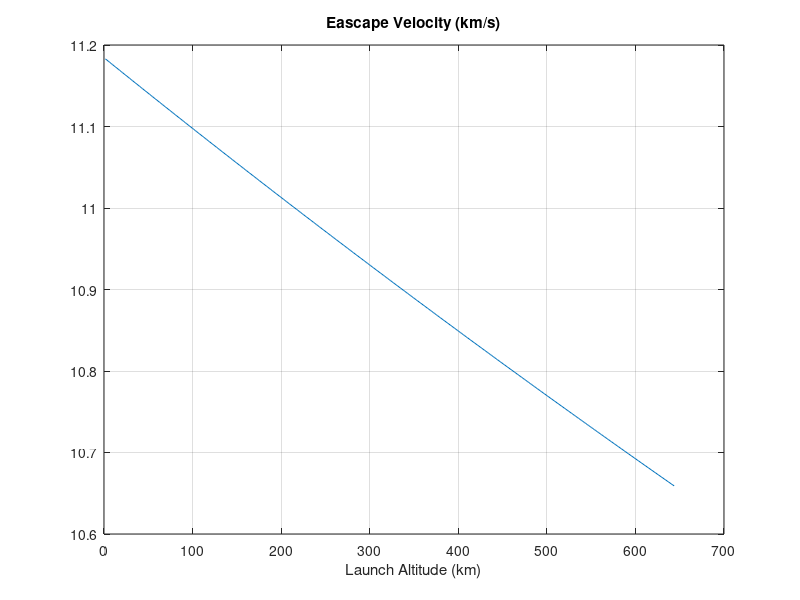

MATLAB code to generate this figure:
% This is free software: you can redistribute it and/or modify
% it under the terms of the GNU Lesser General Public License as
% published by the Free Software Foundation, either version 3
% of the License, or (at your option) any later version.
%
% This is distributed in the hope that it will be useful,
% but WITHOUT ANY WARRANTY; without even the implied warranty of
% MERCHANTABILITY or FITNESS FOR A PARTICULAR PURPOSE.  See the
% GNU Lesser General Public License for more details.
%
% Copyright (c) 2020, Eun Hwan Shin.

clear
close all

% Section 4.10 Problem 3

% WGS84's GM = 3986004.418e+8 m^3/s^2

K = 3986004.418e+8;

% mile to m
mi2m = 1609.34;

% earth's mean radius
R = 3960 * mi2m;

% launch altitue
z = [1:400] * mi2m;

% launch position
r = R + z;

% Escape velocity: (4.10-2)
ve = sqrt(2*K) * r.^(-1/2);

plot(z*1.0e-3, ve*1.0e-3)
title('Eascape Velocity (km/s)')
xlabel('Launch Altitude (km)')
grid on 
